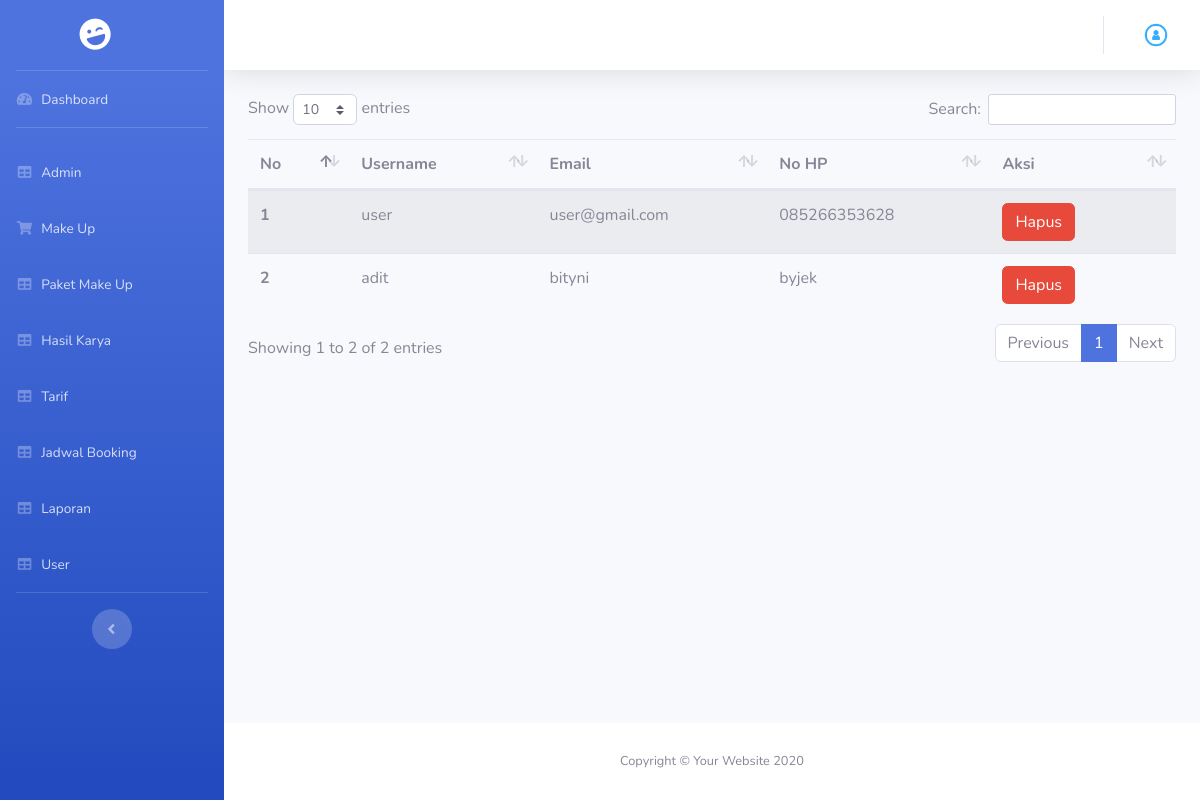
Page /index.php/admin/user on the earlier database version.
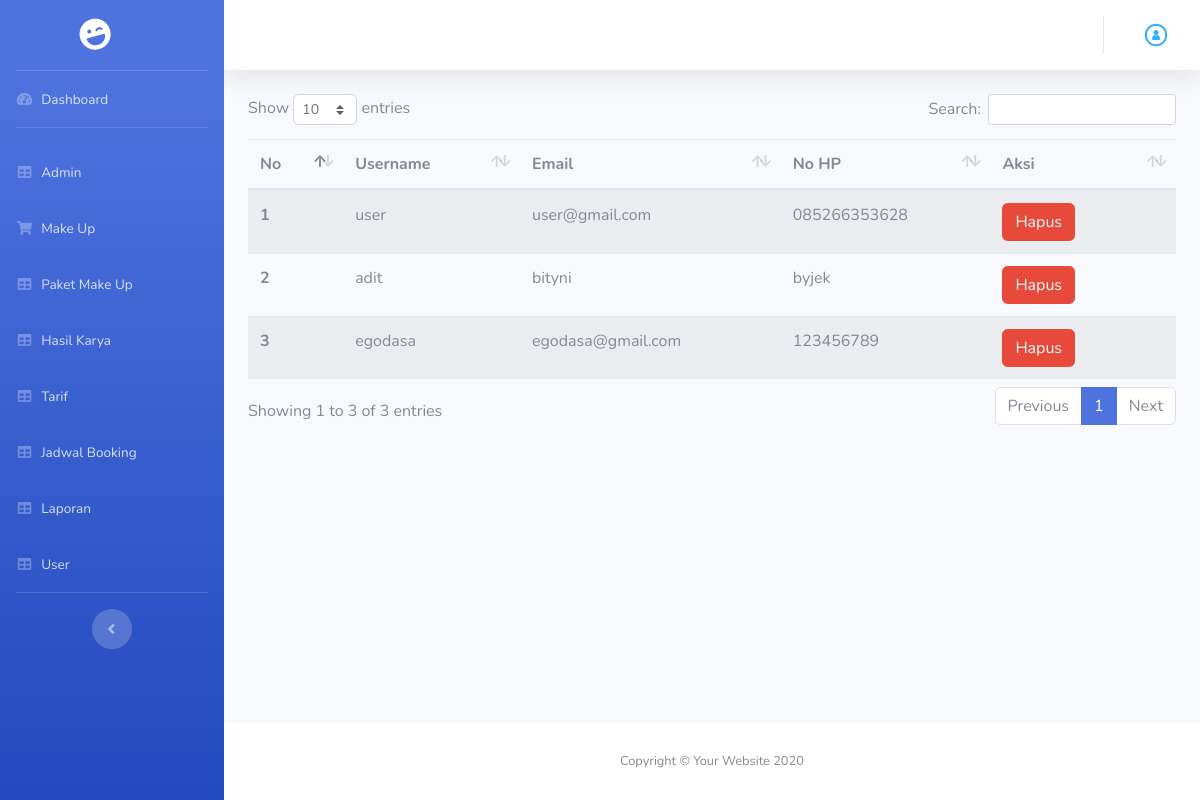
Same page on the later database version.
### tables this page shows
CREATE TABLE `tb_pengguna` (
  `id_pengguna` int(11) NOT NULL AUTO_INCREMENT,
  `username` varchar(20) NOT NULL,
  `password` text NOT NULL,
  `level` enum('Admin','Klien') NOT NULL,
  `jenis_kelamin` enum('Laki-laki','Perempuan') NOT NULL,
  `email` varchar(50) NOT NULL,
  `nohp` varchar(20) NOT NULL,
  PRIMARY KEY (`id_pengguna`)
);

### application/core/MY_Controller.php (called while the page is built, shortened)
<?php
class MY_Controller extends CI_Controller
{
	public function view_backend($view, $data = null)
	{
		$this->load->view('admin/templateBackend/header');
		$this->load->view('admin/templateBackend/sidebar');
		$this->load->view($view, $data);
		$this->load->view('admin/templateBackend/footer');
	}
}

### application/controllers/admin/User.php (called while the page is built, shortened)
<?php
class User extends MY_Controller
{
	public function index()
	{
		$data['user'] = $this->userModel->getAll();
		$this->view_backend('admin/user/user', $data);
	}
}

### index.php (called while the page is built, shortened)
<?php
require_once BASEPATH.'core/CodeIgniter.php';

### application/models/Backend/User_Model.php (called while the page is built, shortened)
<?php defined('BASEPATH') or exit('No direct script access allowed');
class User_Model extends CI_Model
{
	private $_table = "tb_pengguna";
	public function getAll()
	{
		return $this->db->get($this->_table)->result();
	}
}

### application/views/admin/user/user.php (the view, shortened to what this page needs)
<div class="container">
	<table class="table table-striped" id="dataTable">
		<thead>
			<tr>
				<th scope="col">No</th>
				<th scope="col">Username</th>
				<th scope="col">Email</th>
				<th scope="col">No HP</th>
				<th scope="col">Aksi</th>
			</tr>
		</thead>
		<tbody>
			<?php
			foreach ($user as $no => $ur) {
			?>
				<tr>
					<th scope="row"><?php echo $no + 1; ?></th>
					<td><?php echo $ur->username ?></td>
					<td><?php echo $ur->email ?></td>
					<td><?php echo $ur->nohp ?></td>
					<td style="width: 20%;"><a href="<?php echo base_url('admin/user_hapus/') . $ur->id_pengguna ?>" class="btn btn-danger">Hapus</a></td>
				</tr>
			<?php } ?>
		</tbody>
	</table>
</div>

Differences in the rows shown:
added tb_pengguna: username "egodasa", email "egodasa@gmail.com", nohp "123456789"
Other differences:
text written by a page script: "Show entries Search: Showing 1 to 2 of 2 entries Previous 1 Next" → "Show entries Search: Showing 1 to 3 of 3 entries Previous 1 Next"
